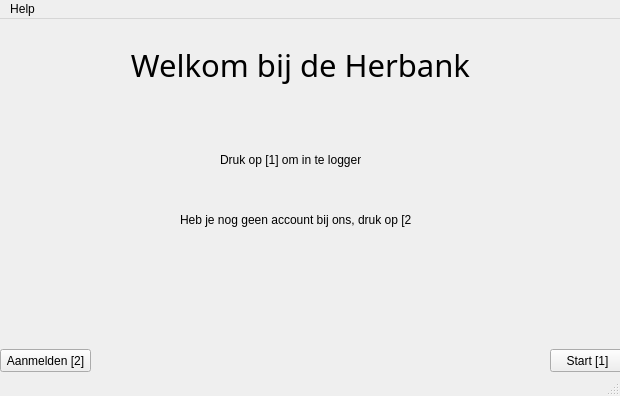
<?xml version="1.0" encoding="UTF-8"?>
<ui version="4.0">
 <class>main</class>
 <widget class="QMainWindow" name="main">
  <property name="geometry">
   <rect>
    <x>0</x>
    <y>0</y>
    <width>620</width>
    <height>396</height>
   </rect>
  </property>
  <property name="windowTitle">
   <string>Welkom</string>
  </property>
  <widget class="QWidget" name="centralwidget">
   <widget class="QLabel" name="label">
    <property name="geometry">
     <rect>
      <x>70</x>
      <y>20</y>
      <width>461</width>
      <height>51</height>
     </rect>
    </property>
    <property name="font">
     <font>
      <family>Broadway</family>
      <pointsize>23</pointsize>
     </font>
    </property>
    <property name="text">
     <string>Welkom bij de Herbank</string>
    </property>
    <property name="alignment">
     <set>Qt::AlignCenter</set>
    </property>
   </widget>
   <widget class="QLabel" name="label_2">
    <property name="geometry">
     <rect>
      <x>220</x>
      <y>130</y>
      <width>141</width>
      <height>21</height>
     </rect>
    </property>
    <property name="text">
     <string>Druk op [1] om in te loggen</string>
    </property>
   </widget>
   <widget class="QLabel" name="label_3">
    <property name="geometry">
     <rect>
      <x>180</x>
      <y>190</y>
      <width>231</width>
      <height>21</height>
     </rect>
    </property>
    <property name="text">
     <string>Heb je nog geen account bij ons, druk op [2]</string>
    </property>
   </widget>
   <widget class="QPushButton" name="pushButton">
    <property name="geometry">
     <rect>
      <x>0</x>
      <y>330</y>
      <width>91</width>
      <height>23</height>
     </rect>
    </property>
    <property name="text">
     <string>Aanmelden [2]</string>
    </property>
   </widget>
   <widget class="QPushButton" name="pushButton_2">
    <property name="geometry">
     <rect>
      <x>550</x>
      <y>330</y>
      <width>75</width>
      <height>23</height>
     </rect>
    </property>
    <property name="text">
     <string>Start [1]</string>
    </property>
   </widget>
  </widget>
  <widget class="QMenuBar" name="menubar">
   <property name="geometry">
    <rect>
     <x>0</x>
     <y>0</y>
     <width>620</width>
     <height>22</height>
    </rect>
   </property>
   <widget class="QMenu" name="menuHelp">
    <property name="title">
     <string>Help</string>
    </property>
   </widget>
   <addaction name="menuHelp"/>
  </widget>
  <widget class="QStatusBar" name="statusbar"/>
 </widget>
 <resources/>
 <connections/>
</ui>
